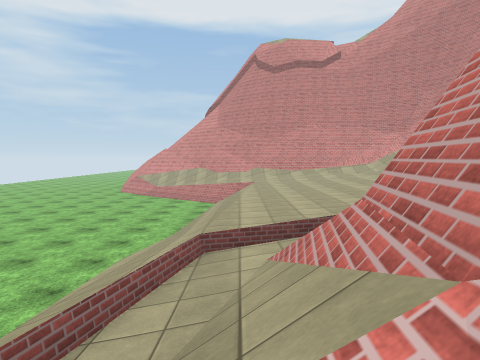
[1] (above)

14 first-person views from a walk through a scene from a Unity 3-D project. The camera is 1.3 m above the floor, tilts 4° down and sees 75° across. The floor is counted in squares, 2 m on a side. Each view is taken from the middle of a square. On the plan, view 1 faces up. The plan holds only what a view shows up to about 10 squares ahead; the rest is blank. The place goes on beyond the plan. Some animated figures are not drawn. Surface patterns are stand-ins for the level's own textures.

[2]
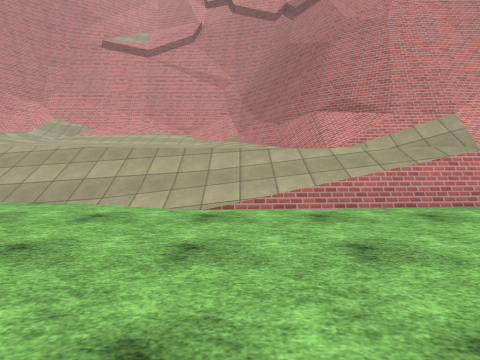

[3]
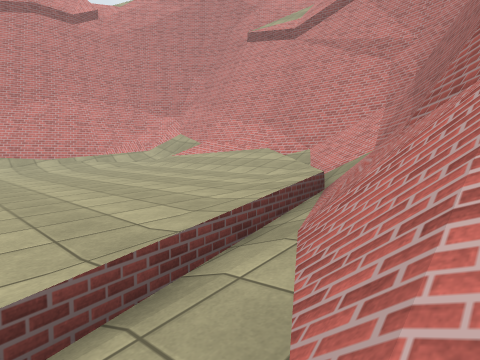

[4]
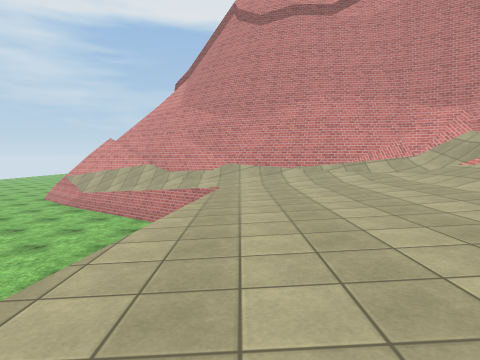

[5]
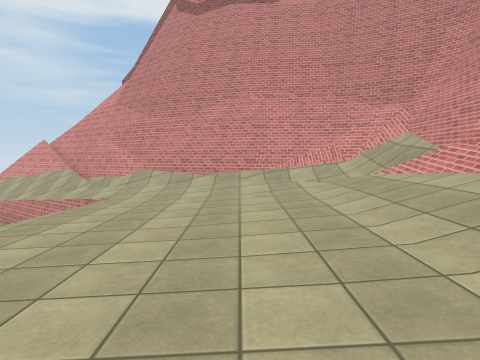

[6]
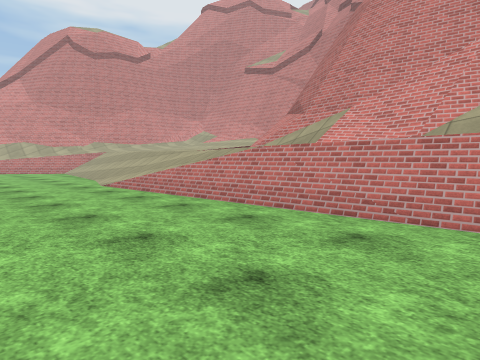

[7]
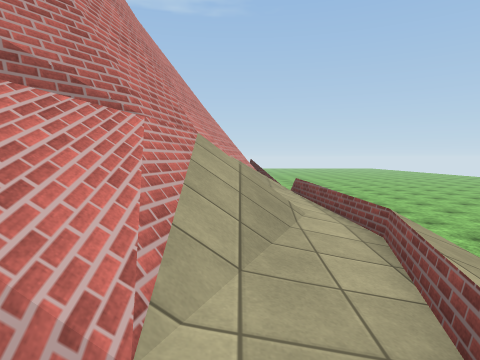

[8]
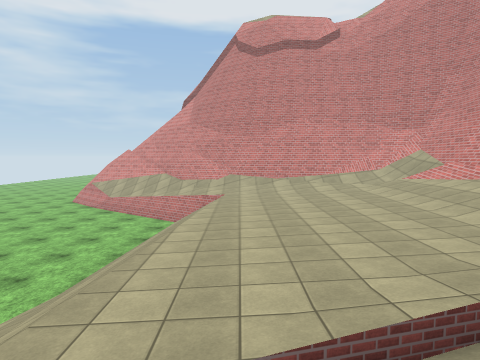

[9]
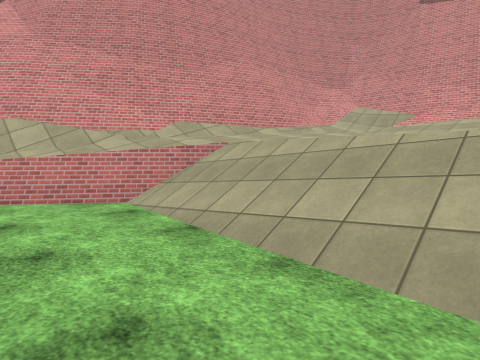

[10]
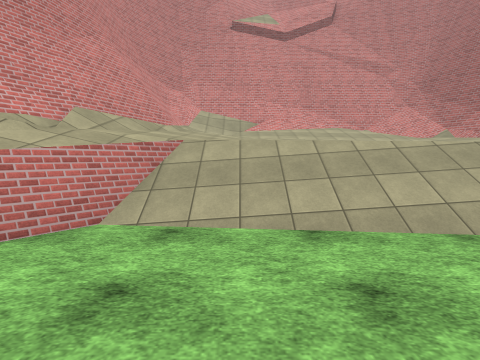

[11]
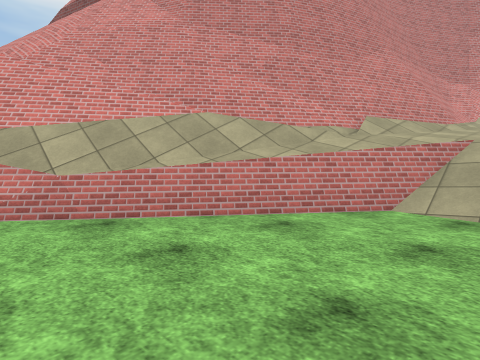

[12]
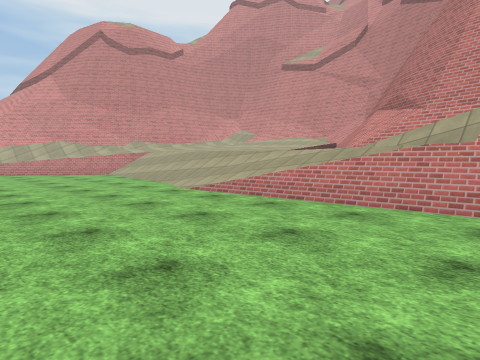

[13]
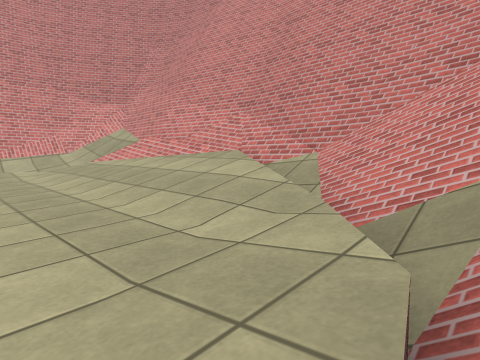

[14]
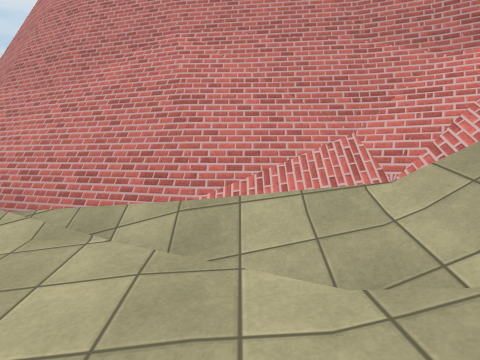

### Floor plan
Key: @ floor where view 1 was taken; # wall or solid block; . main floor; : floor 2 m higher than the main floor; + floor 2.25 m higher than the main floor; / step, stairs or slope; = window, fence, low wall or low ledge; ^ raised ledge; v drop or lower ground.
Columns run from 6 left of view 1 to 7 right of it. Each row starts with its distance up from view 1.
 17    ###^
 16    =#=^vvv
 15   =#=^^  vvvv
 14 ..===/#^^^^^^
 13 ....////#=^=#^
 12 ...../=//////^
 11  ....///////#^
 10 .....//::///=^
  9 .....//::///^^
  8 .....//::+//=^
  7 .....//::://=^
  6  ...//::::/==^
  5 ....//::///#=^
  4 ....=////#^^^
  3 ....=///=^
  2 ....==/#^
  1 ....///^
  0 ...../@=^
 -1  ....=#=^
 -2  ....==^^
 -3 ...  =^^
 -4 ...  =#
 -5 ...  ##
 -6 ...  #

Where each view was taken, in squares from view 1:
view 1: 0 up, 0 right, facing up
view 2: 5 up, 6 left, facing right
view 3: 3 up, 0 right, facing up-right
view 4: 5 up, 1 right, facing up
view 5: 6 up, 3 right, facing up
view 6: 2 down, 5 left, facing up-right
view 7: 4 up, 0 right, facing down
view 8: 3 up, 1 right, facing up
view 9: 8 up, 3 left, facing up-right
view 10: 11 up, 4 left, facing right
view 11: 11 up, 5 left, facing up-right
view 12: 0 up, 6 left, facing up-right
view 13: 5 up, 3 right, facing up-right
view 14: 10 up, 4 right, facing up
